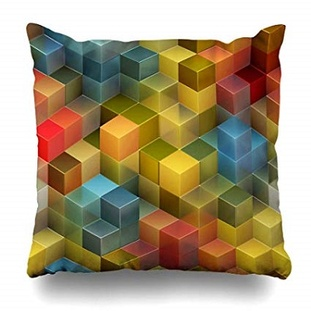
#> input picture skyline.jpg, 311 x 311 px, shrunk from 400 x 400 before the run
$ python pic2.py
#> lines starting #> are read from the running program, lines starting #| are printed output that depends on the picture
from PIL import Image,ImageFilter
file="skyline.jpg"
image= Image.open(file)
#> image is the input picture: PIL image 311x311 RGB; mean R, G, B 170.3, 156, 127.9
image.filter(ImageFilter.BLUR).show()
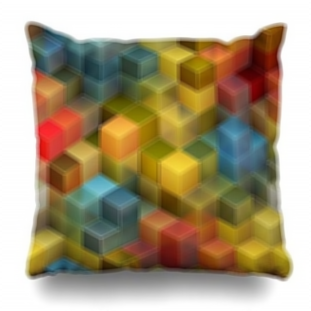
#> shown: PIL image 311x311 RGB; mean R, G, B 170.4, 156, 128
image.filter(ImageFilter.CONTOUR).show()
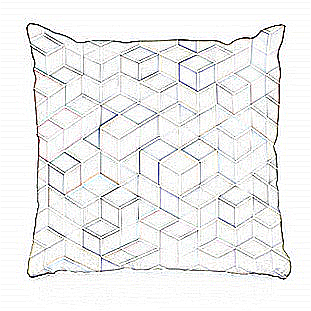
#> shown: PIL image 311x311 RGB; mean R, G, B 239.8, 239.8, 239.6
image= Image.open(file).show()

flower="flowers.jpg"
image= Image.open(flower)
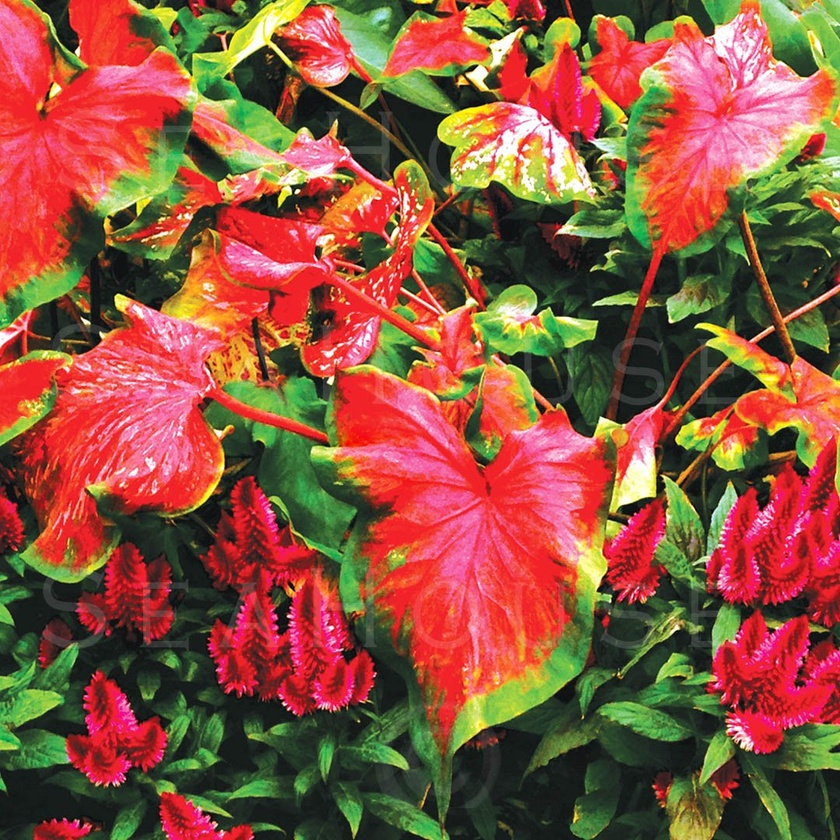
#> input picture flowers.jpg, 840 x 840 px, shrunk from 1080 x 1080 before the run
#> image is the input picture: PIL image 840x840 RGB; mean R, G, B 141.6, 85.4, 61.7
image.filter(ImageFilter.BLUR).show()
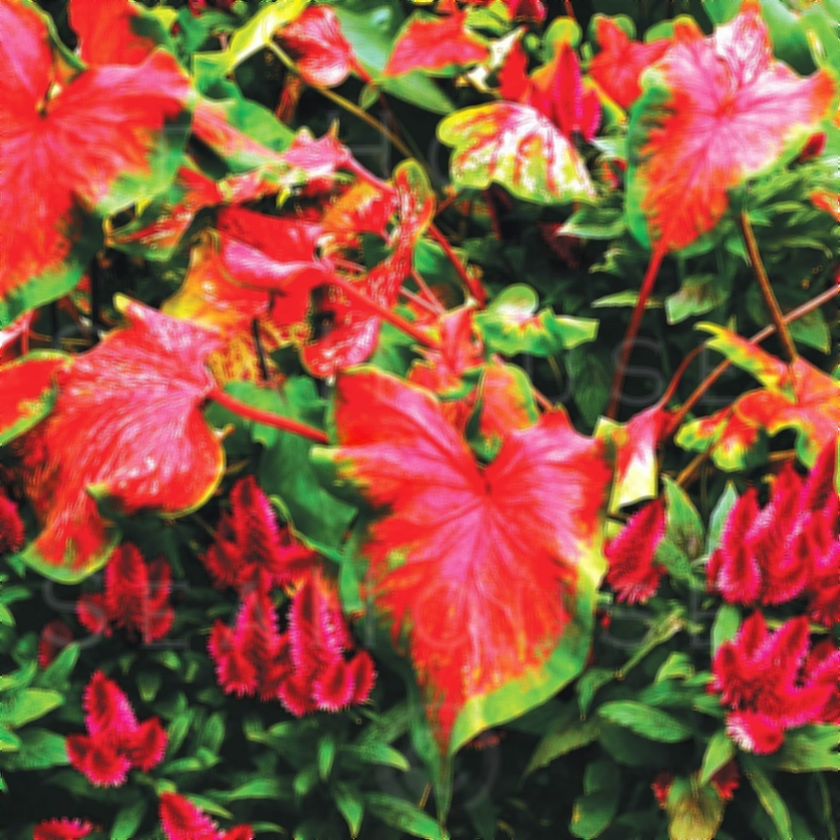
#> shown: PIL image 840x840 RGB; mean R, G, B 141.6, 85.5, 61.7
image.filter(ImageFilter.CONTOUR).show()
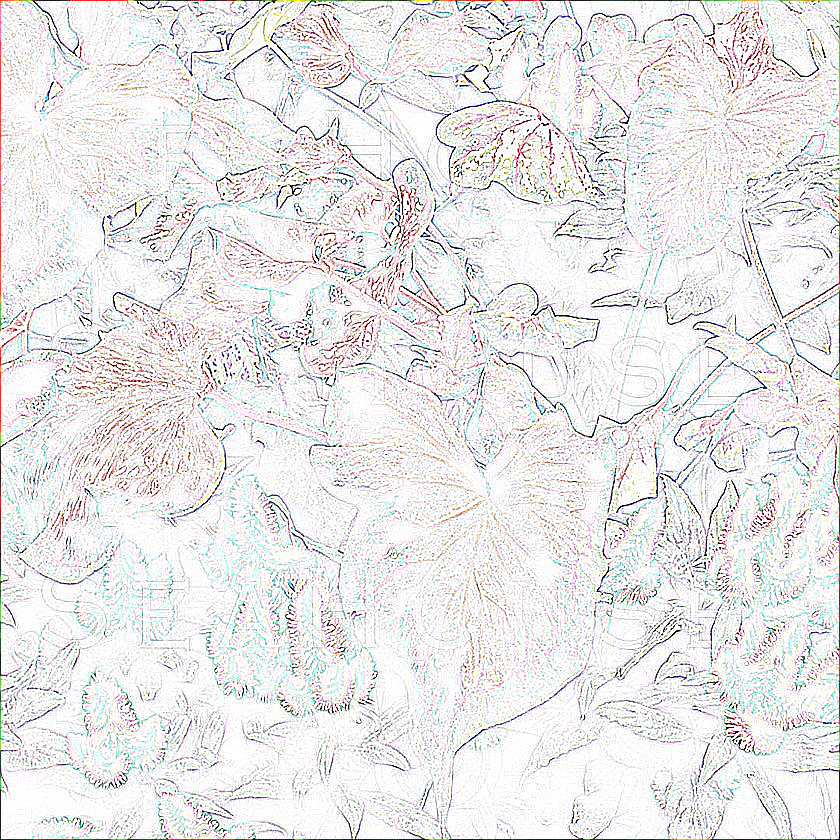
#> shown: PIL image 840x840 RGB; mean R, G, B 232.1, 231.7, 231.3
image= Image.open(flower).show()
